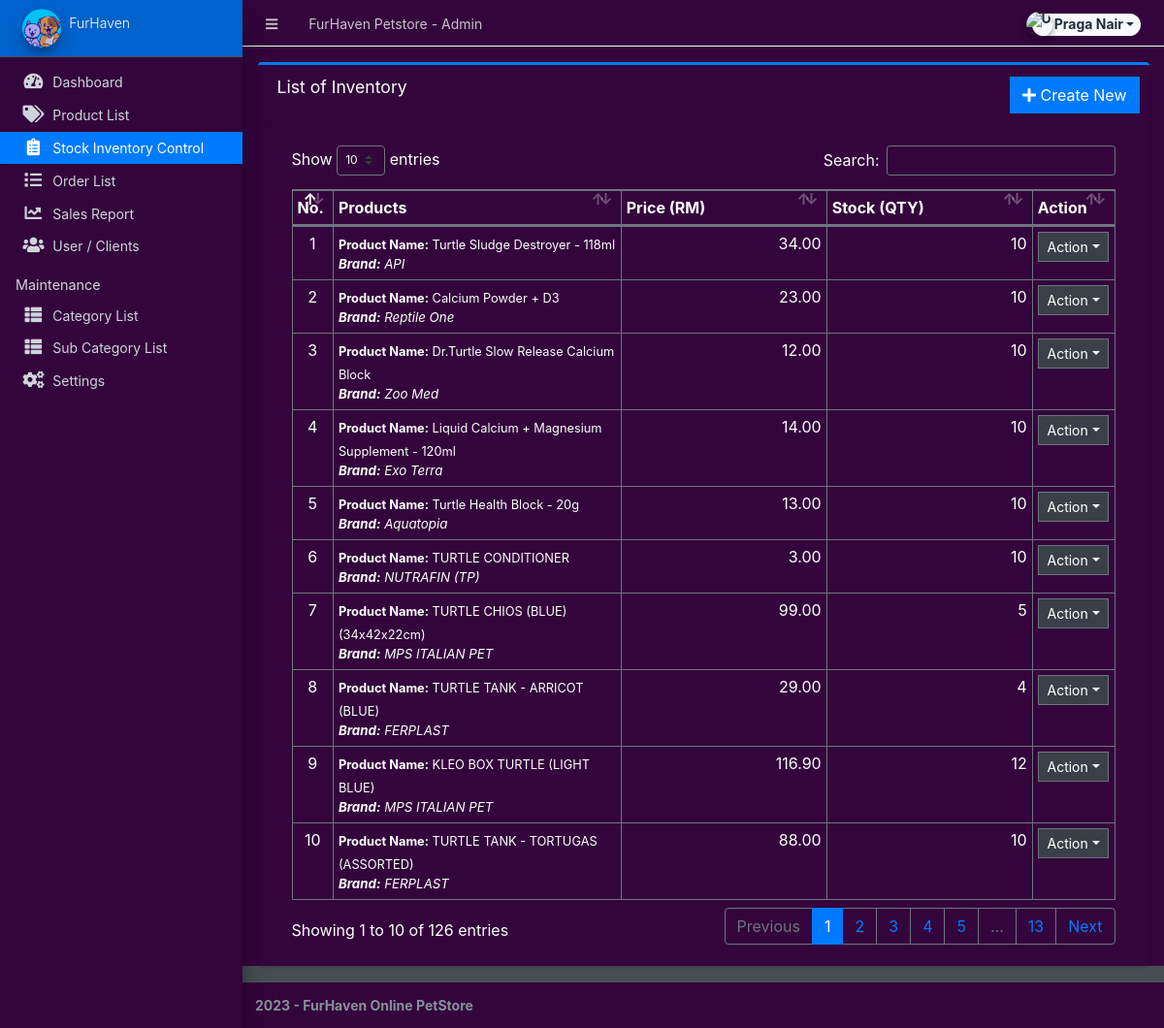
/admin/?page=inventory (signed in), run on the app's committed database.
### tables this page shows
CREATE TABLE `inventory` (
  `id` int(30) NOT NULL,
  `product_id` int(30) NOT NULL,
  `quantity` double NOT NULL,
  `price` float NOT NULL,
  `date_created` datetime NOT NULL DEFAULT current_timestamp(),
  `date_updated` datetime DEFAULT NULL ON UPDATE current_timestamp()
);

CREATE TABLE `products` (
  `id` int(30) NOT NULL,
  `category_id` int(30) NOT NULL,
  `sub_category_id` int(30) NOT NULL,
  `title` varchar(250) NOT NULL,
  `brand` text NOT NULL,
  `description` text NOT NULL,
  `status` tinyint(1) NOT NULL DEFAULT 1,
  `date_created` datetime NOT NULL DEFAULT current_timestamp()
);

### admin/inventory/index.php (the view, shortened to what this page needs)
<div class="card card-outline card-primary">
	<div class="card-header">
		<h3 class="card-title">List of Inventory</h3>
		<div class="card-tools">
			<a href="?page=inventory/manage_inventory" class="btn btn-flat btn-primary"><span class="fas fa-plus"></span>  Create New</a>
		</div>
	</div>
	<div class="card-body">
		<div class="container-fluid">
        <div class="container-fluid">
			<table class="table table-bordered table-stripped">
				<colgroup>
					<col width="5%">
					<col width="35%">
					<col width="25%">
					<col width="25%">
					<col width="10%">
				</colgroup>
				<thead>
					<tr>
						<th>No.</th>
						<th>Products</th>
						<th>Price (RM)</th>
						<th>Stock (QTY)</th>
						<th>Action</th>
					</tr>
				</thead>
				<tbody>
					<?php
					$i = 1;
						$qry = $conn->query("SELECT i.*,p.title as product,p.brand from `inventory` i inner join `products` p on p.id = i.product_id order by unix_timestamp(i.date_created) desc ");
						while($row = $qry->fetch_assoc()):
						$sold = $conn->query("SELECT SUM(ol.quantity) as sold FROM order_list ol inner join orders o on o.id = ol.order_id where ol.product_id='{$row['id']}' and o.`status` != 4 ");
						$sold = $sold->num_rows > 0 ? $sold->fetch_assoc()['sold'] : 0;
						$avail = $row['quantity'] - $sold;
						foreach($row as $k=> $v){
							$row[$k] = trim(stripslashes($v));
						}
					?>
						<tr>
							<td class="text-center"><?php echo $i++; ?></td>
							<td>
								<p class="m-0"><small><b>Product Name:</b> <?php echo $row['product'] ?></small></p>
								<p class="m-0 truncate"><b>Brand:</b> <?php echo $row['brand'] ?></p>
							</td>
							<td class="text-right"><?php echo number_format($row['price'],2) ?></td>
							<td class="text-right"><?php echo $avail ?></td>
							<td align="center">
								 <button type="button" class="btn btn-flat btn-default btn-sm dropdown-toggle dropdown-icon" data-toggle="dropdown">
				                  		Action
				                  </button>
							</td>
						</tr>
					<?php endwhile; ?>
				</tbody>
			</table>
		</div>
		</div>
	</div>
</div>

### data on the page
inventory: product.title "Turtle Sludge Destroyer - 118ml", product.brand "API", price "34.00", quantity "10"
inventory: product.title "Calcium Powder + D3", product.brand "Reptile One", price "23.00", quantity "10"
inventory: product.title "Dr.Turtle Slow Release Calcium Block", product.brand "Zoo Med", price "12.00", quantity "10"
inventory: product.title "Liquid Calcium + Magnesium Supplement - 120ml", product.brand "Exo Terra", price "14.00", quantity "10"
inventory: product.title "Turtle Health Block - 20g", product.brand "Aquatopia", price "13.00", quantity "10"
inventory: product.title "TURTLE CONDITIONER", product.brand "NUTRAFIN (TP)", price "3.00", quantity "10"
inventory: product.title "TURTLE CHIOS (BLUE) (34x42x22cm)", product.brand "MPS ITALIAN PET", price "99.00", quantity "5"
inventory: product.title "TURTLE TANK - ARRICOT (BLUE)", product.brand "FERPLAST", price "29.00", quantity "4"
inventory: product.title "KLEO BOX TURTLE (LIGHT BLUE)", product.brand "MPS ITALIAN PET", price "116.90", quantity "12"
inventory: product.title "TURTLE TANK - TORTUGAS (ASSORTED)", product.brand "FERPLAST", price "88.00", quantity "10"

### other printed values
$_settings->info('name') "FurHaven Petstore"
$_settings->userdata('firstname').' '.$_settings->userdata('lastname') "Praga Nair"
$_settings->info('short_name') "FurHaven"
